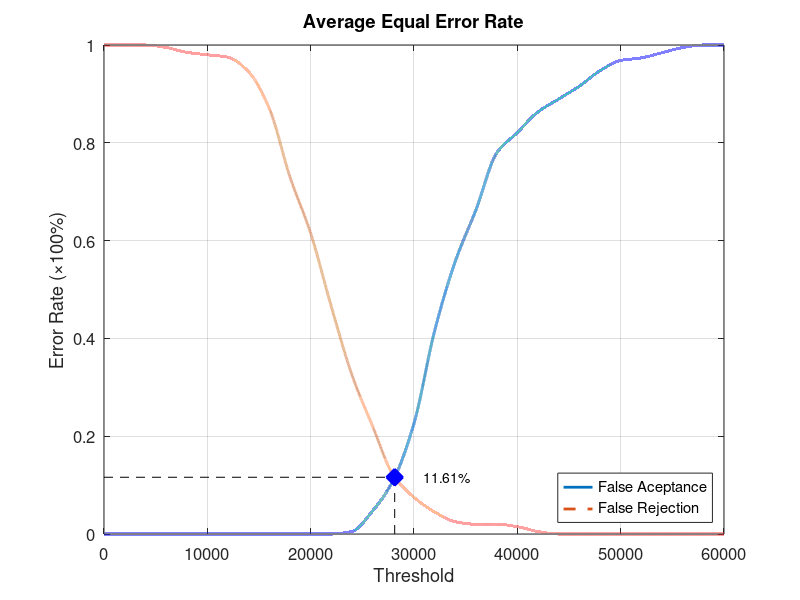
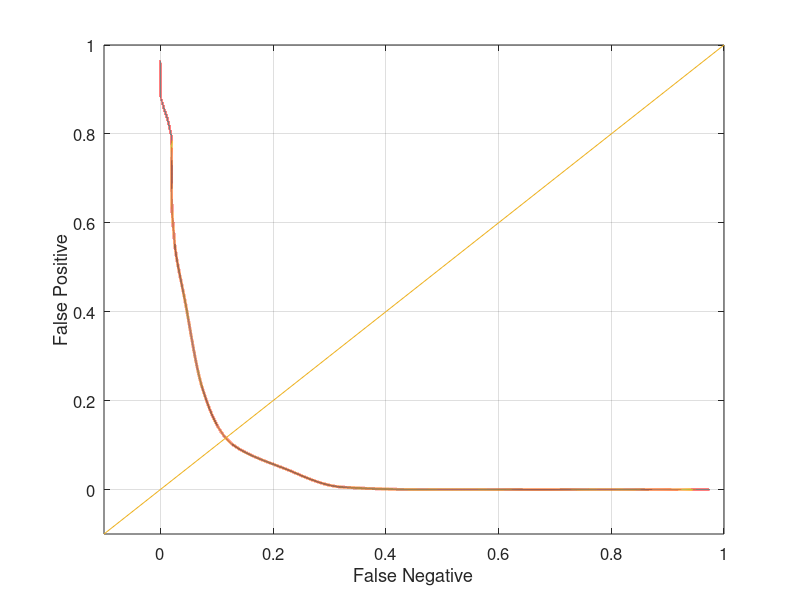

Source code (MATLAB) for these figures, in order:
function yEER = Database4_1
close all;
clear;
clc;
x = 0:2000:60000;
xq = 0:0.5:60000;

y0 = [0 0 0 0 0 0 0 0 0 0 0 0 0.00526316 0.0473684 0.110526 0.226316 0.415789 0.557895 0.663158 0.778947 0.821053 0.863158 0.889474 0.915789 0.947368 0.968421 0.973684 0.984211 0.994737 1 1];
yy0 = interp1(x, y0, xq, 'pchip');
y1 = [1 1 1 0.995 0.985 0.98 0.975 0.945 0.87 0.73 0.615 0.465 0.325 0.22 0.12 0.075 0.045 0.025 0.02 0.02 0.015 0.005 0 0 0 0 0 0 0 0 0];
yy1 = interp1(x, y1, xq, 'pchip');

% Calculating EER: 
y2 = abs(y0 - y1);
find(y2 == min(y2))
yy2 = abs(yy0 - yy1);
xEER = find(yy2 == min(yy2));
xEERIndex = xq(xEER) % X-axis EER
yEER = yy0(xEER) % Y-axis EER

main = figure
plot(xq, yy0,'-','LineWidth', 2);	hold on
plot(xq, yy1,'--','LineWidth', 2);	hold on
plot([xEERIndex xEERIndex], [0 yEER], 'k--');	hold on
plot([0 xEERIndex], [yEER yEER], 'k--');	hold on
plot(xEERIndex, yEER, 'bx', 'LineWidth', 10);	hold on
text(xEERIndex + 10 * xEERIndex / 100, yEER, [num2str(round((10000 * yEER)) / 100) '%'])
legend('False Aceptance', 'False Rejection', 'Location', 'SouthEast')
xlabel('Threshold')
ylabel('Error Rate (\times100%)')
title('Average Equal Error Rate')
set(gca, 'FontSize', 12)
axis([0 60000 0 1])
grid on

print(main, 'Database4_1Main', '-dpng');
FNRxFPR = figure('Color', [1 1 1]);
plot(yy1, yy0, '-', yy1, yy0, 'LineWidth', 2);
hold on
y = -0.1:0.1:1
plot(y, y); 
set(gca, 'FontSize', 12)
xlabel('False Negative')
ylabel('False Positive')
axis([-0.1 1 -0.1 1])
set(gca, 'FontSize', 12)
grid on

print(FNRxFPR, 'Database4_1FNRxFPR','-dpng');
end
